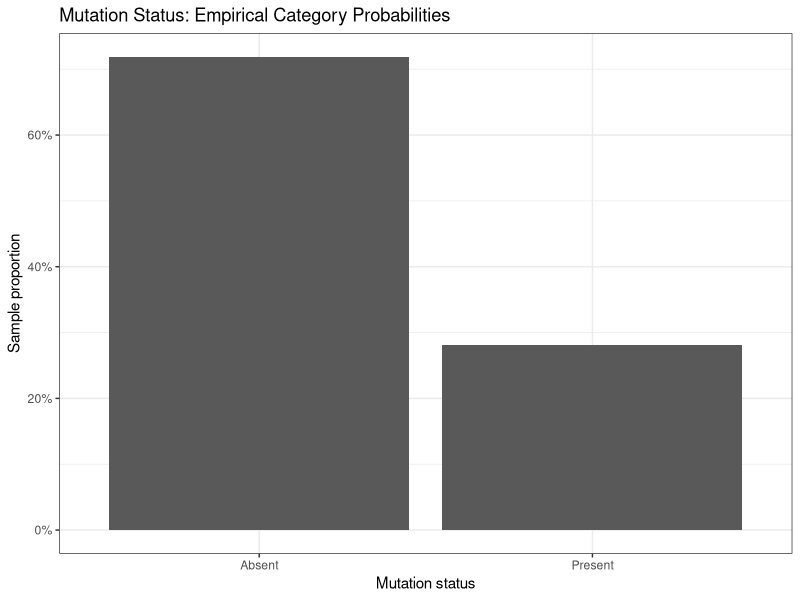
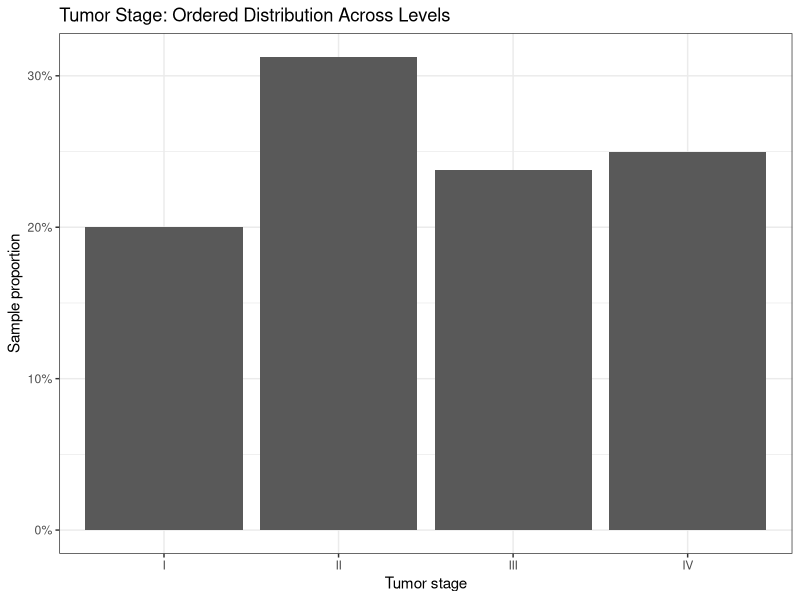
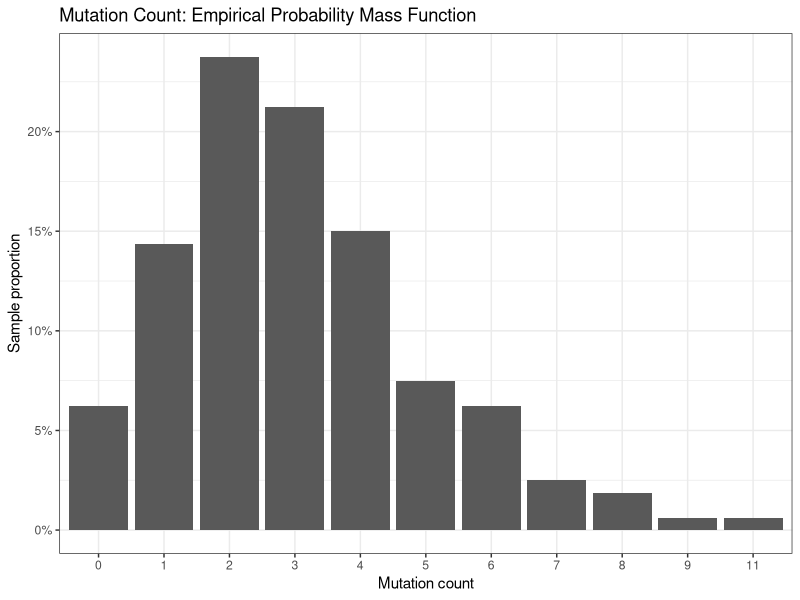
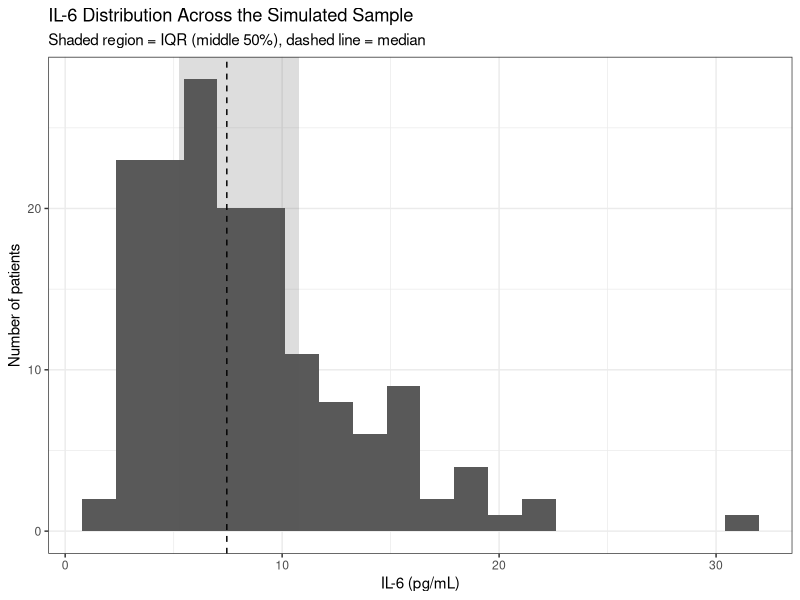

Generate these figures, in order, with R:
## ---- chunk 1
library(tidyverse)
library(scales)
## ---- chunk 2
set.seed(301)

biomed_sim <- tibble(
  patient_id = sprintf("P%03d", 1:160),
  mutation_status = sample(
    c("Absent", "Present"),
    size = 160,
    replace = TRUE,
    prob = c(0.68, 0.32)
  ),
  tumor_stage = sample(
    c("I", "II", "III", "IV"),
    size = 160,
    replace = TRUE,
    prob = c(0.22, 0.33, 0.27, 0.18)
  ),
  mutation_count = rpois(160, lambda = 3.1),
  il6_pg_ml = round(rlnorm(160, meanlog = log(7.5), sdlog = 0.55), 2)
) |>
  mutate(
    mutation_status = factor(mutation_status),
    tumor_stage = factor(tumor_stage, levels = c("I", "II", "III", "IV"), ordered = TRUE)
  )
## ---- chunk 3
biomed_sim |> slice_head(n = 10)
## ---- chunk 4
library(tibble)
library(knitr)

tbl <- tibble(
  variable = c("mutation_status", "tumor_stage", "mutation_count", "il6_pg_ml"),
  type = c("Categorical nominal", "Ordinal", "Count", "Continuous"),
  values = c(
    "Absent / Present",
    "I < II < III < IV",
    "0, 1, 2, ...",
    "Positive real values"
  ),
  descriptive_goal = c(
    "Counts and proportions by category",
    "Counts and proportions across ordered levels",
    "Frequency of each integer count",
    "Center, spread, and distribution shape"
  ),
  plot = c(
    "Bar plot",
    "Ordered bar plot",
    "Bar plot of count frequencies",
    "Histogram"
  )
)
## ---- chunk 5
kable(tbl, align = "lllll")
## ---- chunk 6
mutation_summary <- biomed_sim |>
  count(mutation_status) |>
  mutate(prob = n / sum(n))

mutation_summary
## ---- chunk 7
ggplot(mutation_summary, aes(x = mutation_status, y = prob)) +
  geom_col() +
  scale_y_continuous(labels = percent_format()) +
  labs(
    title = "Mutation Status: Empirical Category Probabilities",
    x = "Mutation status",
    y = "Sample proportion"
  ) + theme_bw()
## ---- chunk 8
stage_summary <- biomed_sim |>
  count(tumor_stage) |>
  mutate(prob = n / sum(n))

stage_summary
## ---- chunk 9
ggplot(stage_summary, aes(x = tumor_stage, y = prob)) +
  geom_col() +
  scale_y_continuous(labels = percent_format()) +
  labs(
    title = "Tumor Stage: Ordered Distribution Across Levels",
    x = "Tumor stage",
    y = "Sample proportion"
  ) + theme_bw()
## ---- chunk 10
library(dplyr)
library(tidyr)

count_summary <- biomed_sim |>
  count(mutation_count) |>
  complete(mutation_count = 0:2, fill = list(n = 0)) |>
  arrange(mutation_count) |>
  mutate(prob = n / sum(n))

count_summary
## ---- chunk 11
p_count <- ggplot(count_summary, aes(x = factor(mutation_count), y = prob)) +
  geom_col() +
  scale_y_continuous(labels = scales::percent_format()) +
  labs(
    title = "Mutation Count: Empirical Probability Mass Function",
    x = "Mutation count",
    y = "Sample proportion"
  ) +
  theme_bw()

p_count
## ---- chunk 12
il6_summary <- biomed_sim |>
  summarise(
    n = n(),
    mean_il6 = mean(il6_pg_ml),
    median_il6 = median(il6_pg_ml),
    sd_il6 = sd(il6_pg_ml),
    iqr_il6 = IQR(il6_pg_ml),
    min_il6 = min(il6_pg_ml),
    max_il6 = max(il6_pg_ml)
  )

il6_summary
## ---- chunk 13
# compute quartiles
q1 <- quantile(biomed_sim$il6_pg_ml, 0.25)
q3 <- quantile(biomed_sim$il6_pg_ml, 0.75)
med <- median(biomed_sim$il6_pg_ml)

plot2 <- ggplot(biomed_sim, aes(x = il6_pg_ml)) +
  geom_histogram(bins = 20) +
  
  # IQR shaded region
  annotate("rect",
           xmin = q1, xmax = q3,
           ymin = 0, ymax = Inf,
           alpha = 0.2) +
  
  # median line
  geom_vline(xintercept = med, linetype = "dashed") +
  
  labs(
    title = "IL-6 Distribution Across the Simulated Sample",
    subtitle = "Shaded region = IQR (middle 50%), dashed line = median",
    x = "IL-6 (pg/mL)",
    y = "Number of patients"
  ) +
  theme_bw()

plot2
